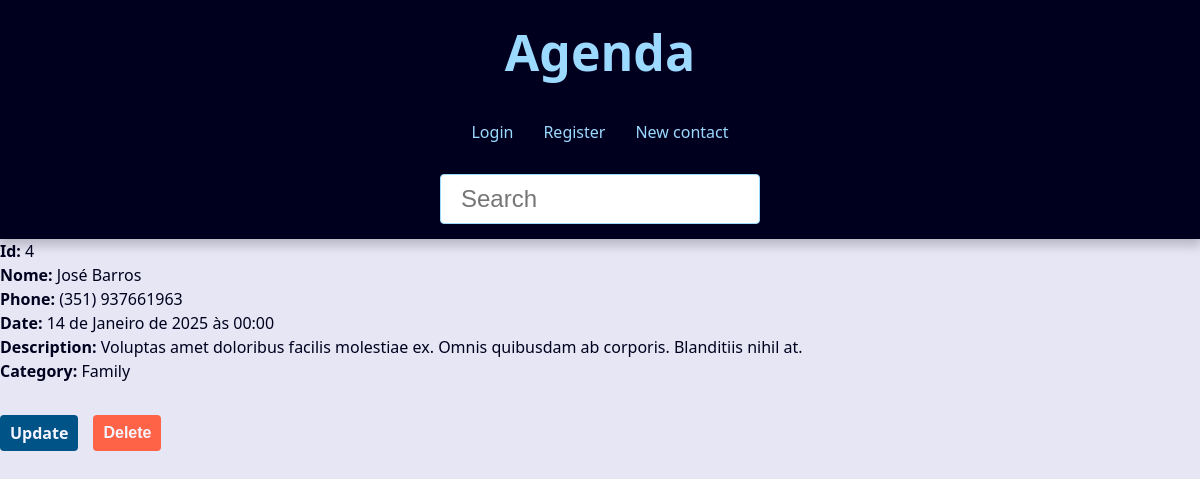
/4, run on the app's committed database.
### contact/models.py (models this page shows, shortened)
class Contact(models.Model):
    first_name = models.CharField(max_length=20)
    last_name = models.CharField(max_length=20)
    phone = models.CharField(max_length=12)
    email = models.EmailField(max_length=100,blank=True)
    created_date = models.DateTimeField(default=timezone.now)
    description = models.TextField(blank=True)
    picture = models.ImageField(blank=True,upload_to='pictures/%Y/%m/')
    category = models.ForeignKey(Category, on_delete=models.SET_NULL, blank=True, null=True)
    owner = models.ForeignKey(User, on_delete=models.SET_NULL, blank=True, null=True)
    show = models.BooleanField(default=True)

class Category(models.Model):
    class Meta:
        verbose_name = 'Category'
        verbose_name_plural = 'Categories'
    name = models.CharField(max_length=50)

### contact/views.py (the view)
# urls.py: path('<int:contact_id>', views.contact, name='contact'),
def contact(request, contact_id):
    c = get_object_or_404(Contact.objects, id=contact_id, show=True)
    contexto = {
        "title": "Dados do contato",
        "contact": c
        }
    return render (
        request,
        'contact/contact.html',
        contexto
    )

### contact/templates/contact/contact.html (shortened to what this page needs)
{% extends "global/base.html" %}
{% block content %}
    <p><b>Id:</b> {{ contact.id }}</p>
    <p><b>Nome:</b> {{ contact.first_name }} {{ contact.last_name }}</p>
    <p><b>Phone:</b> {{ contact.phone }}</p>
    <p><b>Date:</b> {{ contact.created_date }}</p>
    <p><b>Description:</b> {{ contact.description }}</p>
    <p><b>Category:</b> {{ contact.category.name }}</p>
    <div class="contact-links">
        <a href="{% url "contact:update" contact.id %}" class="btn btn-link">Update</a>
        <form action="{% url "contact:delete" contact.id %}" method="post">
            {% if confirmation == 'no' %}
            <input type="hidden" name="confirmation" value="yes">
            <button class="btn btn-link btn-delete" type="submit">
                Confirm Deletion
            </button>
            {% else %}
            <button class="btn btn-link btn-delete" type="submit">
                Delete
            </button>
            {% endif %}
        </form>
    </div>
{% endblock content %}

### base_static/global/css/style.css (style rules this page uses)
:root { --spacing: 1.5rem; --link-dark-color: rgb(0, 83, 134); --link-light-color: rgb(156, 217, 255); --clr-white: rgb(245, 245, 255); --clr-black: rgb(0, 0, 30); --clr-light-gray: rgb(230, 230, 245); --clr-dark-shadow-5: rgba(0, 0, 10, 5%); --clr-dark-shadow-10: rgba(0, 0, 10, 10%); --clr-dark-shadow-20: rgba(0, 0, 10, 20%); --clr-light-shadow-5: rgba(200, 200, 255, 5%); --clr-light-shadow-10: rgba(200, 200, 255, 10%); --clr-light-shadow-20: rgba(200, 200, 255, 20%); --main-page-width: 120rem; --table-min-width: 60rem; --biggest-font-size: 5rem; --bigger-font-size: 4rem; --big-font-size: 3.2rem; --medium-font-size: 2.4rem; --small-font-size: 1.6rem; --smaller-font-size: 1.4rem; --smallest-font-size: 1.2rem; --transition-fast: 300ms; --transition-medium: 600ms; --transition-slow: 1s; --default-border-radius: 4px; }
*, *::before, *::after { margin: 0; padding: 0; box-sizing: border-box; }
html { font-size: 62.5%; }
body { font-family: system-ui, -apple-system, BlinkMacSystemFont, 'Segoe UI', Roboto, Oxygen, Ubuntu, Cantarell, 'Open Sans', 'Helvetica Neue', sans-serif; line-height: 1.5; font-size: var(--small-font-size); color: var(--clr-black); -webkit-font-smoothing: antialiased; background: var(--clr-light-gray); }
.btn { background-color: var(--link-dark-color); color: var(--clr-white); font-weight: bold; border: none; padding: 1rem 2rem; border-radius: var(--default-border-radius); cursor: pointer; transition: filter var(--transition-fast) ease-in-out; }
.contact-links { margin-block: calc(var(--small-font-size) * 2); display: flex; align-items: center; gap: 0 var(--spacing); }
.btn-link { font-size:var(--small-font-size); text-decoration: none; font-weight: bold; padding: 1rem; display: block; line-height:var(--small-font-size); }
.btn-delete { background: tomato; }

### data on the page
Contact: id "4", first_name "José", last_name "Barros", phone "(351) 937661963", created_date "14 de Janeiro de 2025 às 00:00", description "Voluptas amet doloribus facilis molestiae ex. Omnis quibusdam ab corporis. Blanditiis nihil at.", category.name "Family"
